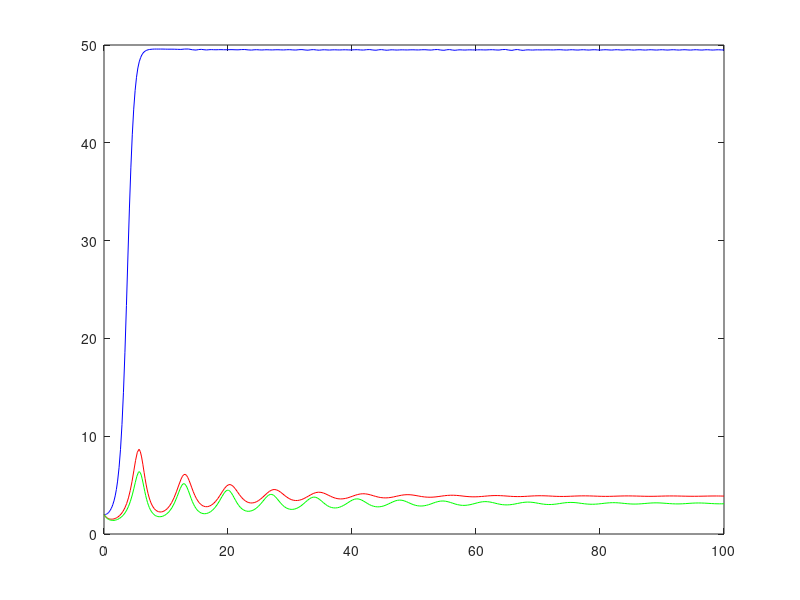

This figure's MATLAB source: (Note: this script raises an error after producing the figure.)
function model
[T,Y]   = ode45(@Bqfun1,[0 100],[2 2]);
[T1,Y1] = ode45(@Bqfun2,[0 100],[2 2]);
[T2,Y2] = ode45(@Bqfun3,[0 100],[2 2]);

plot (T,Y(:,1),'b',T1,Y1(:,1),'r',T2,Y2(:,1),'g');
h=legend('a = 0.4','a = 0.04','a = 0.004',3)
xlabel('t');
ylabel('x');

function dy1 = Bqfun1(t,y)
dy1 = zeros(2,1);
r=2; K=50; theta=4; alpha=0.7; a=0.4; b=0.07; delta0=1; delta1=.3; c=0.7;
dy1=[(r*y(1)*(1-(y(1)/K))*((y(1))/(y(1)+theta))-(alpha*y(1)*y(2)/((1+a*y(1)+b*y(2)))))
    ((c*alpha*y(1)*y(2)/((1+a*y(1)+b*y(2))))-delta0*y(2)-delta1*y(2)*y(2))]

function dy2 = Bqfun2(t,y)
dy2 = zeros(2,1);
r=2; K=50; theta=4; alpha=0.7; a=0.04; b=0.07; delta0=1; delta1=.3; c=0.7;
dy2=[(r*y(1)*(1-(y(1)/K))*((y(1))/(y(1)+theta))-(alpha*y(1)*y(2)/((1+a*y(1)+b*y(2)))))
    ((c*alpha*y(1)*y(2)/((1+a*y(1)+b*y(2))))-delta0*y(2)-delta1*y(2)*y(2))]

function dy3 = Bqfun3(t,y)
dy3 = zeros(2,1);
r=2; K=50; theta=4; alpha=0.7; a=0.004; b=0.07; delta0=1; delta1=.3; c=0.7;
dy3=[(r*y(1)*(1-(y(1)/K))*((y(1))/(y(1)+theta))-(alpha*y(1)*y(2)/((1+a*y(1)+b*y(2)))))
    ((c*alpha*y(1)*y(2)/((1+a*y(1)+b*y(2))))-delta0*y(2)-delta1*y(2)*y(2))]